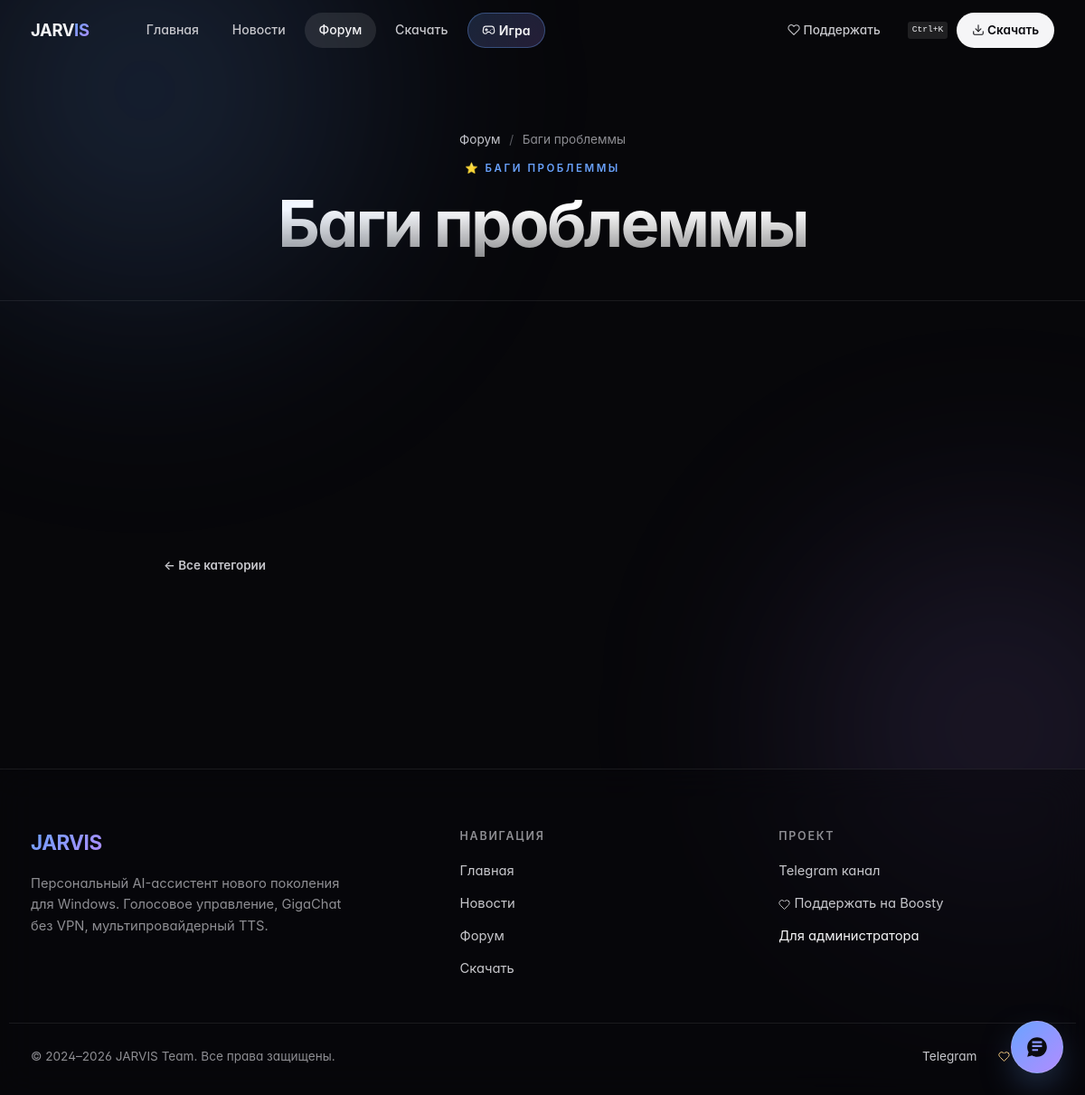
Screenshot of /forum/5 with the database file from the repository.
### tables this page shows
CREATE TABLE forum_categories (
    id INTEGER PRIMARY KEY AUTOINCREMENT,
    name TEXT NOT NULL,
    description TEXT DEFAULT '',
    icon TEXT DEFAULT '💬',
    sort_order INTEGER DEFAULT 0
);

### server.py (the view)
@app.route("/forum/<int:cat_id>")
def forum_category(cat_id):
    db = get_conn()
    category = db.execute("SELECT * FROM forum_categories WHERE id=?", (cat_id,)).fetchone()
    if not category:
        abort(404)
    posts_raw = db.execute(
        "SELECT * FROM forum_posts WHERE category_id=? ORDER BY is_pinned DESC, created_at DESC",
        (cat_id,)
    ).fetchall()
    posts = []
    for p in posts_raw:
        reply_count = db.execute(
            "SELECT COUNT(*) FROM forum_replies WHERE post_id=?", (p["id"],)
        ).fetchone()[0]
        posts.append({**dict(p), "reply_count": reply_count})
    return render_template("forum_category.html", category=category, posts=posts)

### database.py (called while the page is built)
def get_db():
    conn = sqlite3.connect(DB_PATH)
    conn.row_factory = sqlite3.Row
    conn.execute("PRAGMA foreign_keys = ON")
    return conn

### server.py (called while the page is built)
def get_conn():
    if "db" not in g:
        g.db = get_db()
    return g.db

@app.before_request
def track_visit():
    path = request.path
    if any(path.startswith(p) for p in SKIP_TRACK_PREFIXES):
        return
    try:
        import hashlib
        ip = request.headers.get("X-Forwarded-For", request.remote_addr or "")
        ip_hash = hashlib.md5(ip.encode()).hexdigest()[:12]
        referrer = (request.referrer or "")[:200]
        db = get_conn()
        db.execute(
            "INSERT INTO page_visits (path, ip_hash, referrer) VALUES (?, ?, ?)",
            (path, ip_hash, referrer)
        )
        db.commit()
    except Exception:
        pass

def _site_settings_dict():
    out = dict(DEFAULT_SETTINGS)
    try:
        rows = get_conn().execute("SELECT key, value FROM site_settings").fetchall()
        for r in rows:
            key, val = r["key"], r["value"]
            if not val and key not in _BOOL_SETTING_KEYS_BASE and key in DEFAULT_SETTINGS:
                out[key] = DEFAULT_SETTINGS[key]
            else:
                out[key] = val
    except Exception:
        pass
    return out

@app.context_processor
def inject_globals():
    s = _site_settings_dict()
    s["summer_design_bool"] = (s.get("summer_design", "0") == "1")
    s["event_active_bool"]  = (s.get("event_active",  "0") == "1")
    s["ann_enabled_bool"]   = (s.get("ann_enabled",   "0") == "1")
    s["gate_tg_enabled_bool"] = (s.get("gate_tg_enabled", "0") == "1")
    s["game_enabled_bool"]  = (s.get("game_enabled",  "0") == "1")
    return {
        "site":           s,
        "summer_design":  s["summer_design_bool"],
        "event_active":   s["event_active_bool"],
        "event_title":    s.get("event_title", ""),
    }

### templates/forum_category.html (shortened to what this page needs)
{% extends 'base.html' %}
{% from '_icons.html' import icon %}
{% block content %}
<div class="page-header">
    <div class="page-header-inner">
        <div class="breadcrumb">
            <a href="{{ url_for('forum') }}">Форум</a>
            <span class="breadcrumb-sep">/</span>
            <span>{{ category['name'] }}</span>
        </div>
        <div class="page-header-label">
            {{ category['icon'] }} {{ category['description'] }}
        </div>
        <h1 class="page-header-title">{{ category['name'] }}</h1>
    </div>
</div>
<section class="section" style="padding-top: 4rem;">
    <div class="container" style="max-width: 920px;">
        {% if posts %}
        <div class="post-list">
            {% for post in posts %}
            {% set initial = (post['author_name'] or 'A')[:1] %}
            {% set alt = post['id'] % 5 %}
            <a href="{{ url_for('forum_post', cat_id=category['id'], post_id=post['id']) }}">
            </a>
            {% endfor %}
        </div>
        {% endif %}
        <div style="margin-top: 2rem;">
            <a href="{{ url_for('forum') }}" class="btn btn-ghost btn-sm">← Все категории</a>
        </div>
    </div>
</section>
{% endblock %}

### static/css/style.css (style rules this page uses)
:root { --bg: #07070a; --bg-2: #0b0b10; --bg-3: #101018; --line: rgba(255, 255, 255, 0.08); --line-2: rgba(255, 255, 255, 0.14); --glass: rgba(255, 255, 255, 0.04); --glass-2: rgba(255, 255, 255, 0.07); --glass-hi: rgba(255, 255, 255, 0.10); --text: #f5f5f7; --text-2: #c7c7cc; --text-3: #8e8e93; --text-4: #5a5a60; --accent: #6aa3ff; --accent-2: #b18cff; --accent-3: #ff7ab6; --gold: #f4c87a; --danger: #ff5e5e; --success: #34d399; --radius-sm: 10px; --radius: 16px; --radius-lg: 22px; --radius-xl: 28px; --shadow-1: 0 4px 24px -8px rgba(0, 0, 0, 0.6); --shadow-2: 0 24px 60px -20px rgba(0, 0, 0, 0.7); --shadow-3: 0 40px 100px -30px rgba(0, 0, 0, 0.8); --ease: cubic-bezier(0.22, 1, 0.36, 1); --font: "Inter", -apple-system, BlinkMacSystemFont, "Segoe UI", system-ui, sans-serif; --font-display: "Inter", -apple-system, BlinkMacSystemFont, "Segoe UI", sans-serif; --font-mono: "JetBrains Mono", ui-monospace, "SF Mono", Menlo, Consolas, monospace; --container: 1180px; }
*, *::before, *::after { box-sizing: border-box; }
html { scroll-behavior: smooth; -webkit-text-size-adjust: 100%; }
body { margin: 0; background: var(--bg); color: var(--text); font-family: var(--font); font-feature-settings: "ss01", "cv11"; -webkit-font-smoothing: antialiased; -moz-osx-font-smoothing: grayscale; line-height: 1.55; overflow-x: hidden; min-height: 100vh; position: relative; }
a { color: inherit; text-decoration: none; }
h1, h2, h3, h4 { margin: 0; font-weight: 600; letter-spacing: -0.02em; line-height: 1.1; }
body::before, body::after { content: ""; position: fixed; pointer-events: none; z-index: 0; border-radius: 50%; filter: blur(120px); opacity: 0.55; will-change: transform; }
body::before { width: 720px; height: 720px; background: radial-gradient(circle, rgba(106, 163, 255, 0.45), transparent 70%); top: -260px; left: -200px; animation: float-a 22s var(--ease) infinite alternate; }
body::after { width: 640px; height: 640px; background: radial-gradient(circle, rgba(177, 140, 255, 0.35), transparent 70%); top: 40%; right: -220px; animation: float-b 26s var(--ease) infinite alternate; }
main, footer, nav, section { position: relative; z-index: 1; }
.container { width: 100%; max-width: var(--container); margin: 0 auto; padding: 0 1.5rem; }
.section { padding: 7rem 0; position: relative; }
.btn { display: inline-flex; align-items: center; justify-content: center; gap: 0.55rem; padding: 0.78rem 1.4rem; border-radius: 999px; font-size: 0.92rem; font-weight: 600; line-height: 1; border: 1px solid transparent; transition: transform 0.2s var(--ease), background 0.25s var(--ease), border-color 0.25s var(--ease), box-shadow 0.25s var(--ease), color 0.2s var(--ease); white-space: nowrap; cursor: pointer; user-select: none; -webkit-tap-highlight-color: transparent; }
.btn-ghost { background: transparent; color: var(--text-2); border-color: transparent; }
.btn-sm { padding: 0.55rem 1rem; font-size: 0.84rem; }
.page-header { padding: 9rem 0 3rem; text-align: center; border-bottom: 1px solid var(--line); }
.page-header-inner { max-width: var(--container); margin: 0 auto; padding: 0 1.5rem; }
.page-header-label { text-transform: uppercase; letter-spacing: 0.22em; font-size: 0.72rem; color: var(--accent); font-weight: 600; margin-bottom: 0.8rem; }
.page-header-title { font-family: var(--font-display); font-size: clamp(2.4rem, 6vw, 4.5rem); font-weight: 700; letter-spacing: -0.04em; line-height: 1.05; background: linear-gradient(180deg, #ffffff 30%, rgba(255, 255, 255, 0.55) 100%); -webkit-background-clip: text; background-clip: text; -webkit-text-fill-color: transparent; margin: 0; }
.breadcrumb { display: flex; align-items: center; gap: 0.6rem; justify-content: center; font-size: 0.85rem; color: var(--text-3); margin-bottom: 0.8rem; }
.breadcrumb a { color: var(--text-2); transition: color 0.2s; }
.breadcrumb-sep { color: var(--text-4); }
.post-list { display: flex; flex-direction: column; gap: 0.6rem; }
.post-list a { display: block; text-decoration: none; color: inherit; border-radius: var(--radius); }

### rows the page displays
forum_categories: name "Баги проблеммы", icon "⭐", description "БАГИ ПРОБЛЕММЫ"
